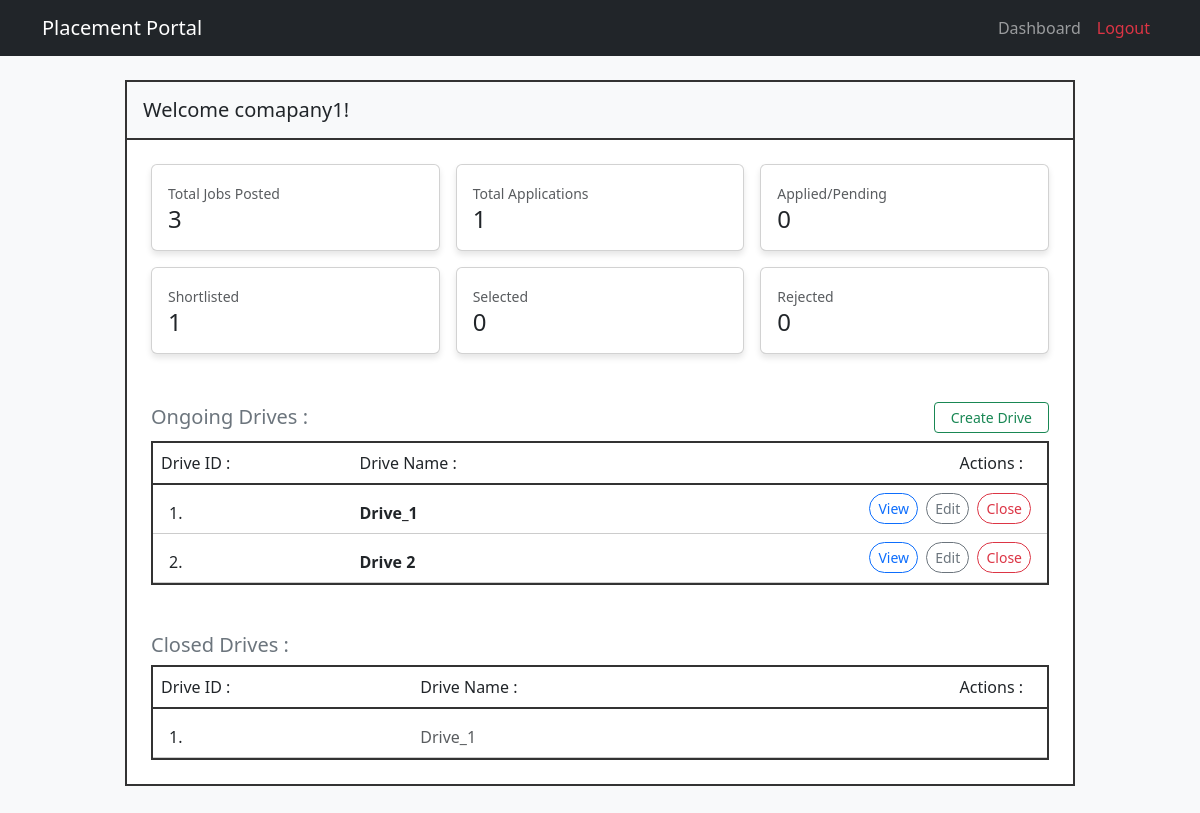
The app's page /company/dashboard (signed in), older data.
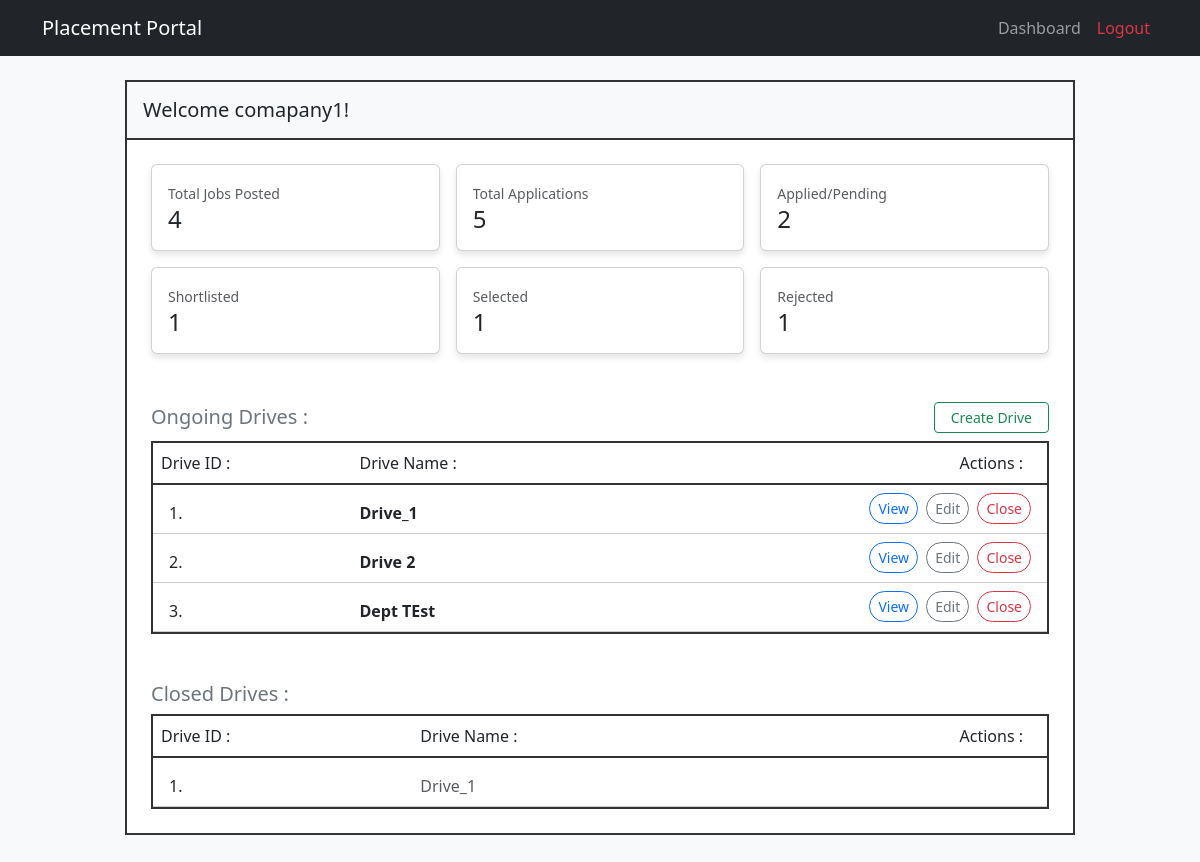
The same page, newer data.
### models.py (models this page shows, shortened)
class PlacementDrive(db.Model):
    __tablename__ = 'placement_drive'
    id = db.Column(db.Integer, primary_key=True, autoincrement=True)
    name = db.Column(db.String(255), nullable=False)
    comp_id = db.Column(db.Integer, db.ForeignKey('company.company_id'), nullable=False)
    job_title = db.Column(db.String(255), nullable=False)
    job_desc = db.Column(db.String(255), nullable=False)
    min_cgpa = db.Column(db.Numeric(4, 2))
    eligible_grad_yr = db.Column(db.Integer)
    salary = db.Column(db.Integer)
    location = db.Column(db.String(255))
    deadline = db.Column(db.DateTime, nullable=False)
    status = db.Column(db.String(50), nullable=False, default='Pending') #Pending/Approved/Rejected/Closed
    remarks = db.Column(db.String(255))
    created_at = db.Column(db.DateTime, nullable=False, default=datetime.now)
    updated_at = db.Column(db.DateTime, default=datetime.now, onupdate=datetime.now)
    applications = db.relationship('Application', backref='drive')
    eligible_departments = db.relationship('EligibleDepartments', backref='placement_drive', cascade='all, delete-orphan')

### app.py (the view)
@app.route('/company/dashboard')
@login_required
def company_dashboard():
    if not current_user.is_authenticated or not current_user.get_id().startswith('company_'):
        return "Unauthorized Access : Not a Company ", 403
    if current_user.approval_status == 'pending':
        logout_user()
        flash('Company registration not yet approved by admin', 'warning')
        return redirect(url_for('login'))
    if current_user.approval_status == 'rejected':
        logout_user()
        flash('Company registration rejected by admin', 'danger')
        return redirect(url_for('login'))
    if current_user.is_blacklisted:
        logout_user()
        flash('Company is blacklisted', 'danger')
        return redirect(url_for('login'))
    company = Company.query.filter_by(company_id=current_user.company_id).first()
    if not company:
        flash('Company profile not found', 'danger')
        return redirect(url_for('login'))
    drives = PlacementDrive.query.filter_by(comp_id=company.company_id).all()
    drive_ids = []
    for i in drives:
        drive_ids.append(i.id)
    if drive_ids:
        applications = Application.query.filter(Application.drive_id.in_(drive_ids)).all()
    else:
        applications = []
    upcoming_drives = PlacementDrive.query.filter(
        PlacementDrive.comp_id == company.company_id,
        PlacementDrive.status.in_(['Active', 'Pending', 'approved'])
    ).all()
    closed_drives = PlacementDrive.query.filter(
        PlacementDrive.comp_id == company.company_id,
        PlacementDrive.status.in_(['Closed', 'Rejected'])
    ).all()
    stats = {
        'total_jobs': len(drives),
        'total_applications': len(applications),
        'applied': len([app for app in applications if app.application_status == 'applied']),
        'shortlisted': len([app for app in applications if app.application_status == 'shortlisted']),
        'selected': len([app for app in applications if app.application_status == 'selected']),
        'rejected': len([app for app in applications if app.application_status == 'rejected']),
    }
    return render_template('company_dashboard.html', company=company, upcoming_drives=upcoming_drives, closed_drives=closed_drives, applications=applications, stats=stats)

### app.py (called while the page is built)
@login_manager.user_loader #Run this fn everytime the user clicks a new page
def load_user(user_id):
    try:
        role, uid = user_id.split('_', 1)
        if role == 'admin':
            return db.session.get(Admin, int(uid))
        elif role == 'student':
            return db.session.get(Student, uid)
        elif role == 'company':
            return db.session.get(Company, int(uid))
    except Exception as e:
        return None
    return None

### models.py (called while the page is built)
    def get_id(self):
        return f"company_{self.company_id}"

### templates/company_dashboard.html (shortened to what the changed rows need)
{% extends "base.html" %}
{% block content %}
<div class="row justify-content-center mt-4 mb-5">
    <div class="col-lg-10 p-0 bg-white" style="border: 2px solid #333;">
        <div class="p-4">
            <div class="row g-3 mb-5">
                <div class="col-md-6 col-lg-4">
                    <div class="card h-100">
                        <div class="card-body">
                            <small class="text-muted">Total Jobs Posted</small>
                            <h4 class="mb-0">{{ stats.total_jobs }}</h4>
                        </div>
                    </div>
                </div>
                <div class="col-md-6 col-lg-4">
                    <div class="card h-100">
                        <div class="card-body">
                            <small class="text-muted">Total Applications</small>
                            <h4 class="mb-0">{{ stats.total_applications }}</h4>
                        </div>
                    </div>
                </div>
                <div class="col-md-6 col-lg-4">
                    <div class="card h-100">
                        <div class="card-body">
                            <small class="text-muted">Applied/Pending</small>
                            <h4 class="mb-0">{{ stats.applied }}</h4>
                        </div>
                    </div>
                </div>
                <div class="col-md-6 col-lg-4">
                    <div class="card h-100">
                        <div class="card-body">
                            <small class="text-muted">Selected</small>
                            <h4 class="mb-0">{{ stats.selected }}</h4>
                        </div>
                    </div>
                </div>
                <div class="col-md-6 col-lg-4">
                    <div class="card h-100">
                        <div class="card-body">
                            <small class="text-muted">Rejected</small>
                            <h4 class="mb-0">{{ stats.rejected }}</h4>
                        </div>
                    </div>
                </div>
            </div>
            <div class="mb-5">
                <div style="border: 2px solid #333;">
                    <table class="table table-borderless mb-0">
                        <thead class="bg-light" style="border-bottom: 2px solid #333;">
                            <tr>
                                <th class="fw-normal pb-2 pt-2">Drive ID :</th>
                                <th class="fw-normal pb-2 pt-2">Drive Name :</th>
                                <th class="fw-normal pb-2 pt-2 text-end pe-4">Actions :</th>
                            </tr>
                        </thead>
                        <tbody>
                            {% for drive in upcoming_drives %}
                            <tr style="border-bottom: 1px solid #ccc;">
                                <td class="pt-3 ps-3">{{ loop.index }}.</td>
                                <td class="pt-3 text-dark fw-bold">
                                    {{ drive.name }}
                                </td>
                                <td class="text-end pt-2 pb-2 pe-3" style="white-space: nowrap;">
                                    <a href="{{ url_for('company_drive_action', action='fetch_applications', drive_id=drive.id) }}" class="btn btn-sm btn-outline-primary rounded-pill px-2">View</a>
                                    <a href="{{ url_for('company_edit_drive', drive_id=drive.id) }}" class="btn btn-sm btn-outline-secondary rounded-pill px-2 ms-1">Edit</a>
                                    <a href="{{ url_for('company_drive_action', action='close', drive_id=drive.id) }}" class="btn btn-sm btn-outline-danger rounded-pill px-2 ms-1">Close</a>
                                </td>
                            </tr>
                            {% else %}
                            <tr>
                                <td colspan="3" class="text-center text-muted pt-4 pb-4">No upcoming drives posted.</td>
                            </tr>
                            {% endfor %}
                        </tbody>
                    </table>
                </div>
            </div>
            <div>
                <div style="border: 2px solid #333;">
                    <table class="table table-borderless mb-0">
                        <thead class="bg-light" style="border-bottom: 2px solid #333;">
                            <tr>
                                <th class="fw-normal pb-2 pt-2">Drive ID : </th>
                                <th class="fw-normal pb-2 pt-2">Drive Name :</th>
                                <th class="fw-normal pb-2 pt-2 text-end pe-4">Actions :</th>
                            </tr>
                        </thead>
                        <tbody>
                            {% for drive in closed_drives %}
                            <tr style="border-bottom: 1px solid #ccc;">
                                <td class="pt-3 ps-3">{{ loop.index }}.</td>
                                <td class="pt-3 text-muted">{{ drive.name }}</td>
                                <td class="text-end pt-2 pb-2 pe-3">
                                </td>
                            </tr>
                            {% else %}
                            <tr>
                                <td colspan="3" class="text-center text-muted pt-4 pb-4">No closed drives.</td>
                            </tr>
                            {% endfor %}
                        </tbody>
                    </table>
                </div>
            </div>
        </div>
    </div>
</div>
{% endblock %}

Row changes from the older to the newer data that the page shows:
added PlacementDrive: name "Dept TEst", shown under "Ongoing Drives :"
Text that changed along with them:
{{ stats.total_jobs }}: "3" → "4"
{{ stats.total_applications }}: "1" → "5"
{{ stats.applied }}: "0" → "2"
{{ stats.selected }}: "0" → "1"
{{ stats.rejected }}: "0" → "1"
